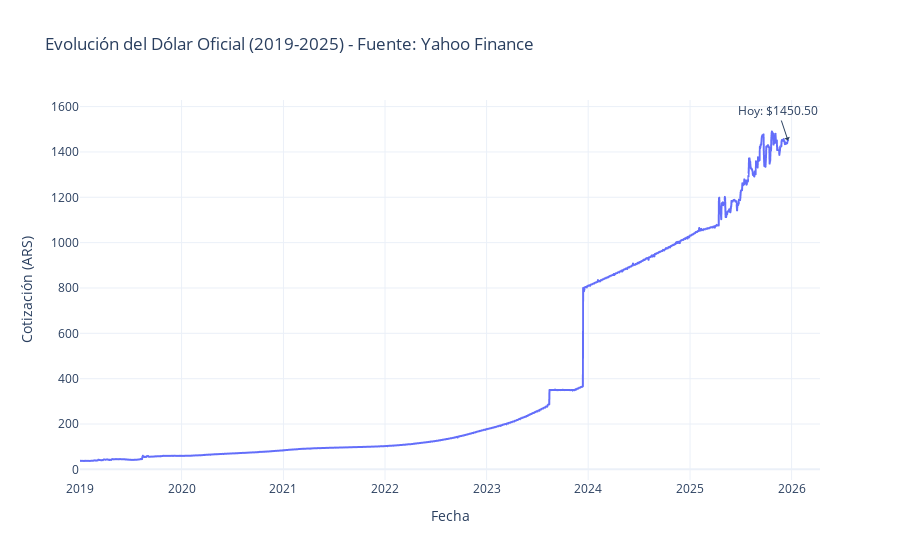

This figure's notebook cell:
### Code cell
import yfinance as yf
import pandas as pd
import plotly.express as px
from sqlalchemy import create_engine, text

# =============================================================================
# 1. CONFIGURACIÓN DE CONEXIÓN
# =============================================================================
# Usamos 'postgres' como host (red interna Docker)
DB_USER = 'analista_medhos'
DB_PASS = 'Medhos2025!'
DB_HOST = 'postgres' 
DB_PORT = '5432'
DB_NAME = 'medhos_dw'

connection_str = f'postgresql+psycopg2://{DB_USER}:{DB_PASS}@{DB_HOST}:{DB_PORT}/{DB_NAME}'
engine = create_engine(connection_str)

print("⏳ Iniciando proceso de actualización de cotizaciones...")

# =============================================================================
# 2. DESCARGA DE DATOS (YAHOO FINANCE)
# =============================================================================
# Ticker ARS=X: Dólar Oficial Mayorista
try:
    print("   📥 Descargando historial ARS=X...")
    df_dolar = yf.download("ARS=X", start="2019-01-01", end="2025-12-31", progress=False)
    
    # Ajuste de formato para versiones nuevas de yfinance
    if isinstance(df_dolar.columns, pd.MultiIndex):
        df_dolar = df_dolar['Close']
    else:
        df_dolar = df_dolar[['Close']]
        
    df_dolar = df_dolar.reset_index()
    df_dolar.columns = ['fecha', 'tipo_cambio_oficial_venta']
    df_dolar['fecha'] = pd.to_datetime(df_dolar['fecha']).dt.date

    # Rellenar fines de semana (Forward Fill)
    rango_fechas = pd.date_range(start=df_dolar['fecha'].min(), end=df_dolar['fecha'].max())
    df_completo = pd.DataFrame({'fecha': rango_fechas.date})
    
    df_final = df_completo.merge(df_dolar, on='fecha', how='left')
    df_final['tipo_cambio_oficial_venta'] = df_final['tipo_cambio_oficial_venta'].ffill()

    print(f"   ✅ Se procesaron {len(df_final)} días.")
    print(f"   💵 Valor Actual: ${df_final.iloc[-1]['tipo_cambio_oficial_venta']:.2f}")

    # =============================================================================
    # 3. VISUALIZACIÓN (GRÁFICO DE TENDENCIA)
    # =============================================================================
    print("\n📈 Generando gráfico de evolución cambiaria...")
    
    fig = px.line(
        df_final, 
        x='fecha', 
        y='tipo_cambio_oficial_venta',
        title='Evolución del Dólar Oficial (2019-2025) - Fuente: Yahoo Finance',
        labels={'fecha': 'Fecha', 'tipo_cambio_oficial_venta': 'Cotización (ARS)'},
        template='plotly_white'
    )
    
    # Agregar un indicador del valor actual
    ultimo_valor = df_final.iloc[-1]['tipo_cambio_oficial_venta']
    ultima_fecha = df_final.iloc[-1]['fecha']
    
    fig.add_annotation(
        x=ultima_fecha, y=ultimo_valor,
        text=f"Hoy: ${ultimo_valor:.2f}",
        showarrow=True, arrowhead=1
    )
    
    fig.show()

    # =============================================================================
    # 4. GUARDADO EN BASE DE DATOS
    # =============================================================================
    print("   💾 Guardando en PostgreSQL...")
    df_final.to_sql('dim_cotizaciones', engine, if_exists='replace', index=False)
    
    # Crear Primary Key
    with engine.begin() as con:
        con.execute(text("ALTER TABLE dim_cotizaciones ADD PRIMARY KEY (fecha);"))
        
    print("\n🎉 ¡ÉXITO! Tabla 'dim_cotizaciones' actualizada correctamente.")

except Exception as e:
    print(f"\n❌ ERROR: {e}")

### Figure 1 — Plotly figure (JSON) as saved in the notebook; plotly's stock layout.template omitted (floating-point values rounded to 4 significant figures; data arrays with more than 128 entries replaced by an {"elided": "..."} marker saying what was removed)
{"data": [{"hovertemplate": "Fecha=%{x}<br>Cotización (ARS)=%{y}<extra></extra>", "legendgroup": "", "line": {"color": "#636efa", "dash": "solid"}, "marker": {"symbol": "circle"}, "mode": "lines", "name": "", "showlegend": false, "type": "scattergl", "x": {"elided": "2545 str values"}, "xaxis": "x", "y": {"elided": "2545 float values"}, "yaxis": "y"}], "layout": {"annotations": [{"arrowhead": 1, "showarrow": true, "text": "Hoy: $1450.50", "x": "2025-12-19", "y": 1450.0}], "autosize": true, "legend": {"tracegroupgap": 0}, "title": {"text": "Evolución del Dólar Oficial (2019-2025) - Fuente: Yahoo Finance"}, "xaxis": {"anchor": "y", "autorange": true, "domain": [0, 1], "range": ["2019-01-01", "2026-03-12 10:16:25.3957"], "title": {"text": "Fecha"}, "type": "date"}, "yaxis": {"anchor": "x", "autorange": true, "domain": [0, 1], "range": [-57.31, 1827.0], "title": {"text": "Cotización (ARS)"}, "type": "linear"}}}
